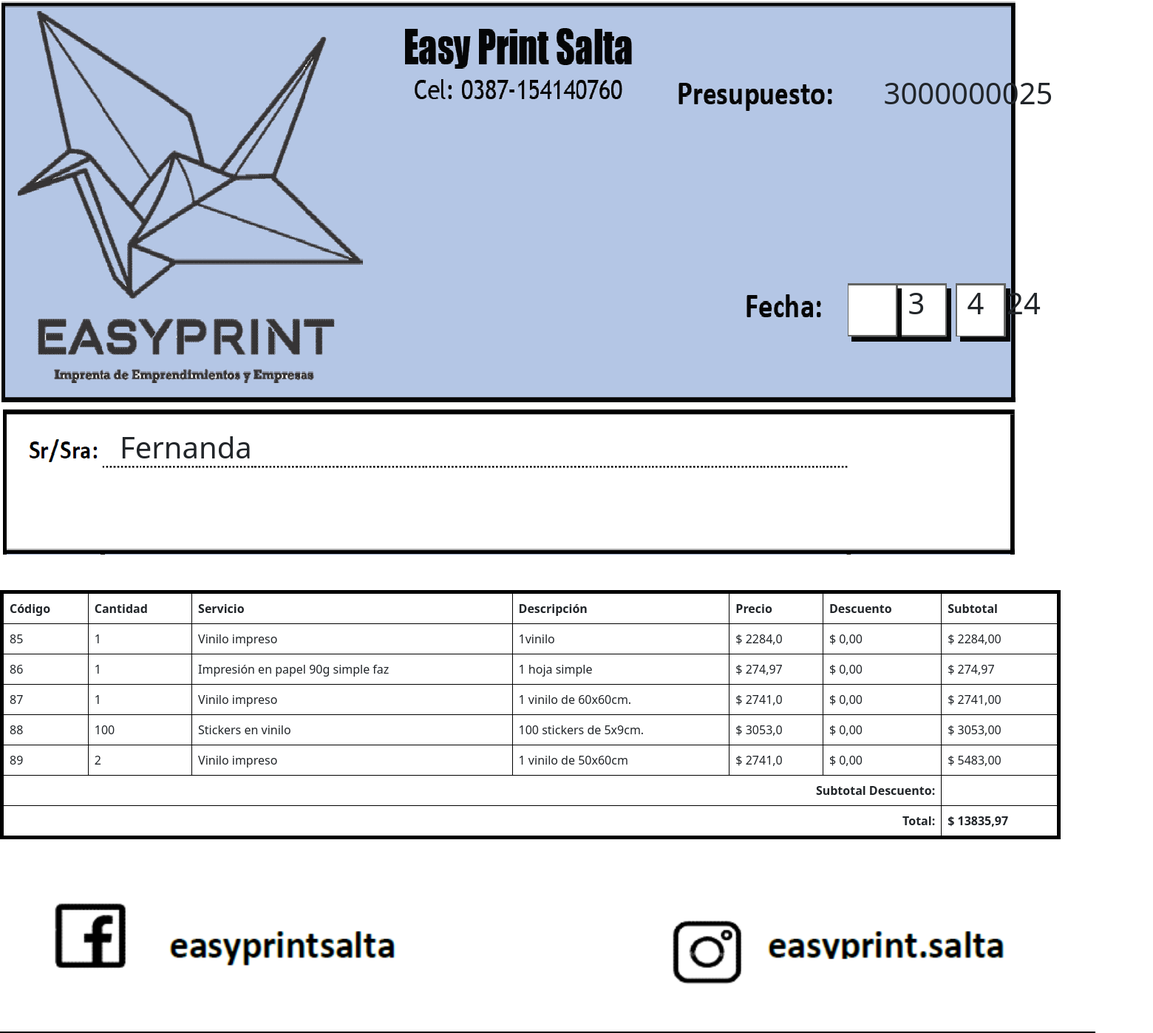
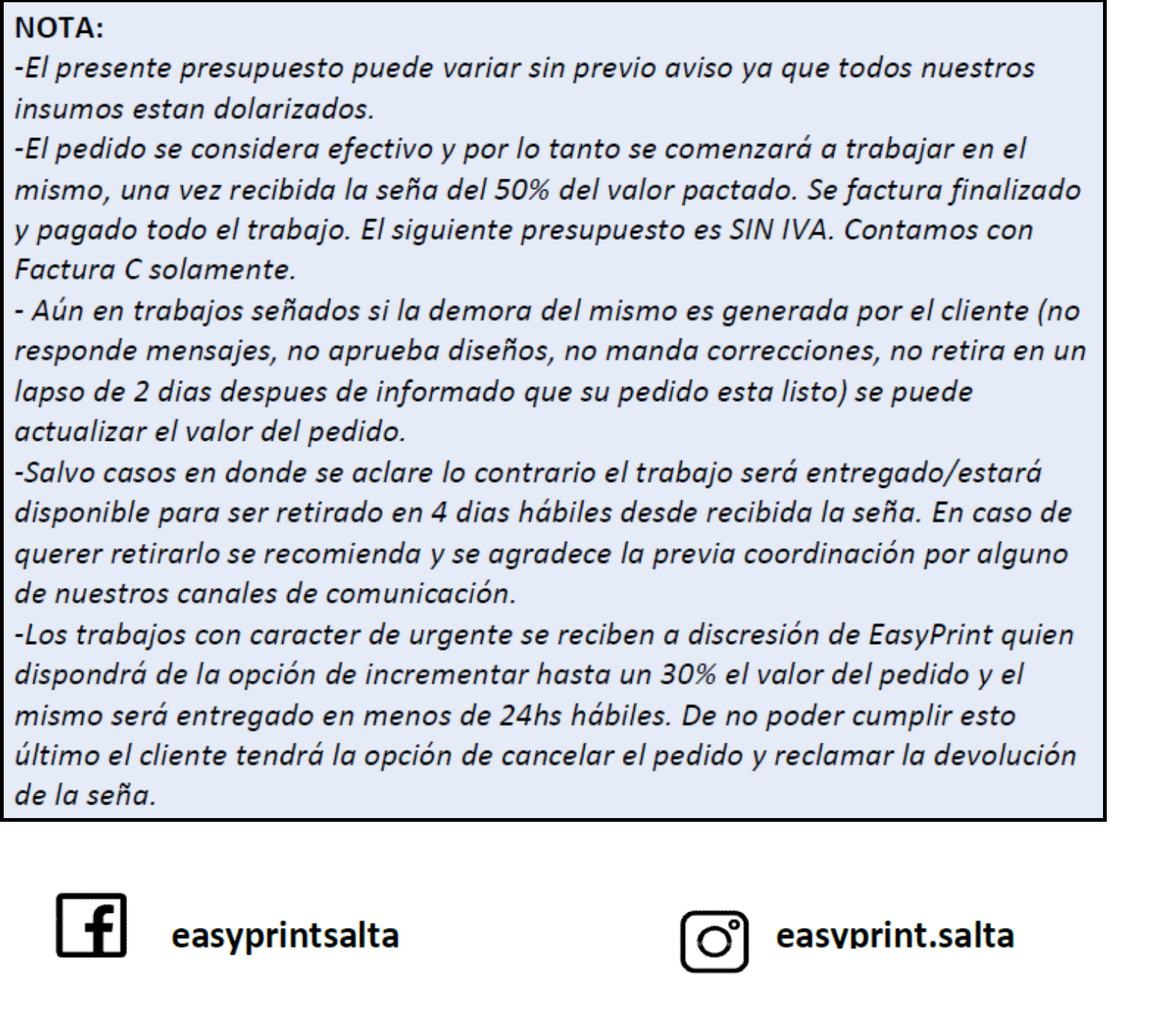
The app's page /DescargarPresupuesto/3000000025 with its own data (2 pictures, top to bottom).
### core/models.py (models this page shows, shortened)
class Cliente(models.Model):
    nombre = models.CharField(max_length=100)
    negocio = models.CharField(max_length=100, blank=True)
    telefono = models.CharField(max_length=13, blank=True)
    direccion = models.CharField(max_length=200, blank=True, null=True, default=None)
    email = models.EmailField(max_length=100, blank=True)
    metodo_contacto=models.IntegerField(null=False,blank=False,choices=metodo_contacto, default=0)
    created = models.DateTimeField(auto_now_add=True)
    updated = models.DateTimeField(auto_now_add=True)
    def __str__(self):
        return self.nombre
    class META():
        verbose_name = "Cliente"
        verbose_name_plural = "Clientes"

class Presupuesto(models.Model):
    numero=models.IntegerField(primary_key=True)
    desc_plata = models.DecimalField(decimal_places=2, max_digits=10, default=0)
    total = models.DecimalField(decimal_places=2, max_digits=10, default=0)
    seña=models.FloatField(null=True,blank=True)
    saldo=models.FloatField(null=True,blank=True)
    cliente=models.ForeignKey(on_delete=models.CASCADE, to='core.Cliente', default=None,blank=True, null=True)
    created = models.DateTimeField(auto_now_add=True)
    updated = models.DateTimeField(auto_now_add=True)
    class META():
        ordering = ["-created"]
        verbose_name = "Presupuesto"
        verbose_name_plural = "Presupuestos"

### Products/models.py (models this page shows, shortened)
class Producto(models.Model):
    codigo = models.IntegerField(primary_key=True)
    nombre = models.CharField(max_length=50)
    precio = models.FloatField()
    categoria = models.ForeignKey(on_delete=models.CASCADE, to='Products.Categoria', default=None,blank=True)
    ancho = models.FloatField(null=True, blank=True, default=0)
    alto = models.FloatField(null=True, blank=True, default=0)
    created = models.DateTimeField(auto_now_add=True)
    updated = models.DateTimeField(auto_now_add=True)
    cliente=models.CharField(max_length=200, null=True, blank=True, default=None)
    info_adic = models.CharField(max_length=200, null=True, blank=True, default=None)
    cantidad = models.IntegerField(null=True, blank=True, default=None)
    desc_plata = models.DecimalField(decimal_places=2, max_digits=10, null=True, blank=True, default=0)
    desc_porcentaje = models.IntegerField(null=True, blank=True, default=0)
    resultado = models.DecimalField(decimal_places=2, max_digits=10, null=True, blank=True, default=0)
    presupuesto = models.ForeignKey(on_delete=models.CASCADE, to='core.Presupuesto', default=None,blank=True, null=True)
    caso_part = models.BooleanField(default=False)
    class META():
        verbose_name = "Producto"
        verbose_name_plural = "Productos"

### core/views.py (the view)
# urls.py: path('DescargarPresupuesto/<int:np>', Descargar_Presupuesto, name='DescargarPresupuesto'),
def Descargar_Presupuesto(request, np):
    Prods = Producto.objects.filter(presupuesto=np)
    cli = Presupuesto.objects.get(numero=np).cliente
    fecha = date.today()
    total = Presupuesto.objects.get(numero=np).total
    descuento = Presupuesto.objects.get(numero=np).desc_plata
    imgEncabezado =  'core/img/encabezado.jpg'
    data = {
        'Prods':Prods,
        'dia':fecha.day,
        'mes':fecha.month,
        'anio':str(fecha.year)[2:4],
        'np':np,
        'cliente':cli,
        'total':total,
        'desc_plata':descuento,
        'imgEncabezado':imgEncabezado
    }
    return render(request, 'core/Descargar_Presupuesto.html', data)

### core/templates/core/Descargar_Presupuesto.html (shortened to what this page needs)
{% load static %}
<!DOCTYPE html>
<html>
    <head>
        <link rel="stylesheet" href="{% static 'core/css/Descarga_Presupuesto.css' %}">
        <link rel="stylesheet" href="https://cdnjs.cloudflare.com/ajax/libs/twitter-bootstrap/5.3.0/css/bootstrap.min.css">
        <link rel="stylesheet" href="https://cdn.datatables.net/2.0.2/css/dataTables.dataTables.css">
    </head>
    <body>
        <header>
            <input type="text" id="n_presupuesto" name="n_presupuesto" class="form-control" value="{{np}}">
            <input type="text" id="dia" name="dia" class="form-control" value="{{dia}}">
            <input type="text" id="mes" name="mes" class="form-control" value="{{mes}}">
            <input type="text" id="anio" name="anio" class="form-control" value="{{anio}}">
            <div class="presupuesto encabezado imagen-fondo">
                <img src="{% static imgEncabezado %}" alt="encabezado">
            </div>
        </header>
        <main>
            <input type="text" id="cliente" name="cliente" class="form-control" value="{{cliente}}">
            <div class="presupuesto cliente imagen-fondo">
                <img src="{% static 'core/img/cliente3.png' %}" alt="cliente">
            </div>
            <br>
            <br>
            <div class="presupuesto tabla">
                <table id="Descarga_Presupuesto" class="table table-bordered">
                    <thead>
                        <tr>
                            <th class="centered">Código</th>
                            <th class="centered">Cantidad</th>
                            <th class="centered">Servicio</th>
                            <th class="centered">Descripción</th>
                            <th class="centered">Precio</th>
                            <th class="centered">Descuento</th>
                            <th class="centered">Subtotal</th>
                        </tr>
                    </thead>
                    <tbody id="tableBody_Presupuesto">
                        {% for c in Prods %}
                            <tr>
                                <td>{{c.codigo}}</td>
                                <td>{{c.cantidad}}</td>
                                <td>{{c.nombre}}</td>
                                <td>{{c.info_adic}}</td>
                                <td>$ {{c.precio}}</td>
                                <td>$ {{c.desc_plata}}</td>
                                <td>$ {{c.resultado}}</td>
                            </tr>
                        {% endfor %}
                    </tbody>
                    <tfoot>
                        <tr>
                            <th colspan="6" style="text-align:right">Subtotal Descuento:</th>
                            <th>{{descuento}}</th>
                        </tr>
                        <tr>
                            <th colspan="6" style="text-align:right">Total:</th>
                            <th>$ {{total}}</th>
                        </tr>
                    </tfoot>
                </table>
            </div>
            <img class="redes" src="{% static 'core/img/footer.png' %}" alt="redes">
        </main>
        <footer>
            <img class="disclaimer" src="{% static 'core/img/disclaimer.png' %}" alt="Img_disclaimer">
            <br>
            <br>
            <img class="redes" src="{% static 'core/img/footer.png' %}" alt="redes">
        </footer>
    </body>
</html>

### core/static/core/css/Descarga_Presupuesto.css (style rules this page uses)
.presupuesto.encabezado { display: flex; }
#n_presupuesto { height: 80px; width: auto; text-align: center; background-color: transparent; position: absolute; top: 85px; left:1010px; font-size: 40px; border: none; }
#dia { height: 40px; width: auto; text-align: center; background-color: transparent; position: absolute; top:390px; left:940px; font-size: 40px; border: none; }
#mes { height: 40px; width: auto; text-align: center; background-color: transparent; position: absolute; top:390px; left:1020px; font-size: 40px; border: none; }
#anio { height: 40px; width: auto; text-align: center; background-color: transparent; position: absolute; top:390px; left:1085px; font-size: 40px; border: none; }
#cliente { height: 40px; width: 1000px; background-color: transparent; position: absolute; top:585px; left:150px; font-size: 40px; border: none; }
#Descarga_Presupuesto { width: 92%; border-width: 5px; border-style: solid; border-color: black; }
.imagen-fondo { width: 100%; background-position: center center; background-attachment:scroll; background-size: cover; background-repeat: no-repeat; z-index: -1; }
.redes { width: 92%; }
.disclaimer { justify-content: center; width: 95%; z-index: -1; border-width: 5px; border-style: solid; border-color: black; }

### records on screen
Cliente: cliente "Fernanda"
Producto: codigo "85", cantidad "1", nombre "Vinilo impreso", info_adic "1vinilo", precio "2284,0", desc_plata "0,00", resultado "2284,00"
Producto: codigo "86", cantidad "1", nombre "Impresión en papel 90g simple faz", info_adic "1 hoja simple", precio "274,97", desc_plata "0,00", resultado "274,97"
Producto: codigo "87", cantidad "1", nombre "Vinilo impreso", info_adic "1 vinilo de 60x60cm.", precio "2741,0", desc_plata "0,00", resultado "2741,00"
Producto: codigo "88", cantidad "100", nombre "Stickers en vinilo", info_adic "100 stickers de 5x9cm.", precio "3053,0", desc_plata "0,00", resultado "3053,00"
Producto: codigo "89", cantidad "2", nombre "Vinilo impreso", info_adic "1 vinilo de 50x60cm", precio "2741,0", desc_plata "0,00", resultado "5483,00"
Presupuesto: total "13835,97"
